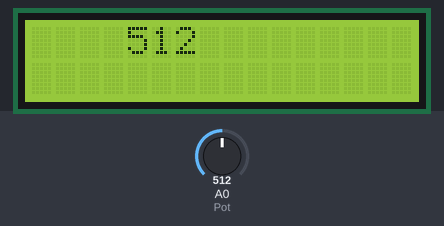
Recording of a sketch running on a simulated Arduino Uno, built with avr-gcc and run on an emulated ATmega328P. On the bench: 16×2 character LCD. The test bench sets the inputs (shaded band); at power-on: A0 (Pot) = 512. What the sketch prints to the serial monitor is not drawn.

Above: at 1.6 s.
1.7 s: A0 (Pot) set to 716
At 3.3 s:
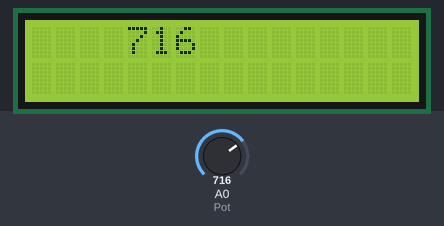
5.3 s: A0 (Pot) set to 900
At 7.4 s:
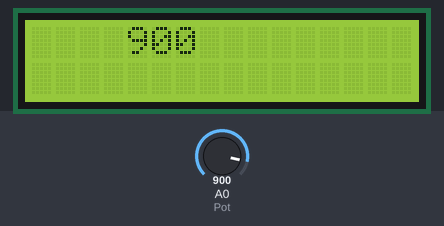
9.1 s: A0 (Pot) set to 1023
At 11.3 s:
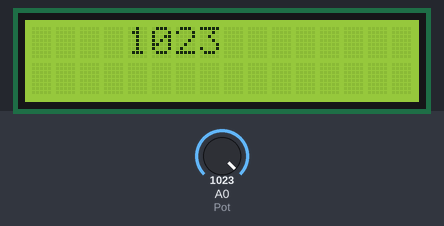
Timing chart, 0 to 12.8 s (numbered marks = the images above; inputs shaded):
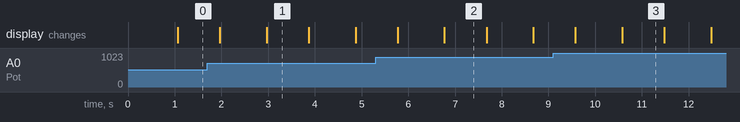

The sketch:

Analog_workings.ino
```cpp
#include <LiquidCrystal.h>
int rs = 12, en = 11, d4 = 5, d5 = 4, d6 = 3, d7 = 2;
LiquidCrystal lcd (rs, en, d4, d5, d6, d7);
int Pot= A0;
int Pot_value;
int A;
void setup() {
  lcd.begin(16,2);
  pinMode(Pot, INPUT);
  Serial.begin(9600);
}

void loop() {
  Pot_value=analogRead(Pot);
  delay(1000);
  Serial.println(Pot_value);
  lcd.setCursor(4,0);
  lcd.print(Pot_value);
  delay(900);
  lcd.clear();

  }
```

Measured:
- after the input at 1.7 s, the display: first differs from a run without the input after 1.3 s (image 1)
- after the input at 5.3 s, the display: first differs from a run without the input after 1.5 s (image 2)
- after the input at 9.1 s, the display: first differs from a run without the input after 1.5 s (image 3)
- what the display in image 1 shows lasts 0.9 s, from 3.0 s to 3.9 s
